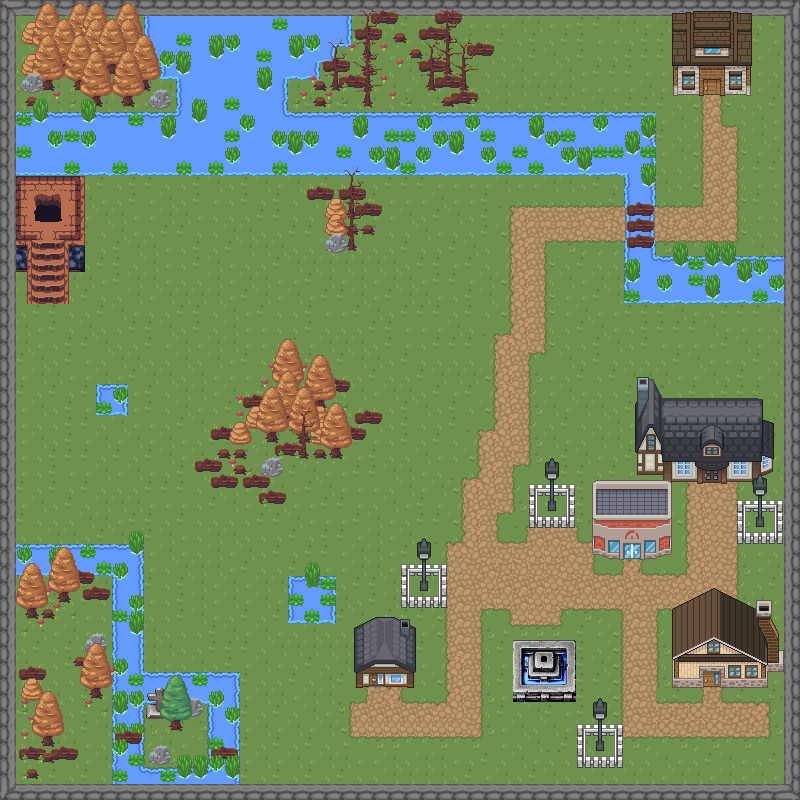

The image is a tile-based game level rendered from a .tmx file. Its description and source (layers, tilesets, objects; grid data summarised) follow:
An orthogonal 50x50 tile map with 16x16 px tiles, 15 tile layers (background, water, deco_ultra_back, walls, ...), 9 tilesets and 158 objects (107x object_collision, 26x border_collision, 17x water_collision, player, collision, ...).

<map version="1.10" tiledversion="1.10.0" orientation="orthogonal" renderorder="right-down" width="50" height="50" tilewidth="16" tileheight="16" infinite="0" nextlayerid="31" nextobjectid="221">
 <tileset firstgid="1" source="automne.tsx" />
 <tileset firstgid="541" source="classique.tsx" />
 <tileset firstgid="1261" source="maison1.tsx" />
 <tileset firstgid="2098" source="maison2.tsx" />
 <tileset firstgid="2912" source="maison3.tsx" />
 <tileset firstgid="3936" source="maison2bis.tsx" />
 <tileset firstgid="4750" source="maison2tris.tsx" />
 <tileset firstgid="5564" source="maison1bis.tsx" />
 <tileset firstgid="6401" source="dungeon.tsx" />
 <layer id="1" name="background" width="50" height="50">
  <data>[2500 cells, 2498 non-empty, 46 distinct tile ids]</data>
 </layer>
 <layer id="3" name="water" width="50" height="50">
  <data>[2500 cells, 373 non-empty, 32 distinct tile ids]</data>
 </layer>
 <layer id="30" name="deco_ultra_back" width="50" height="50">
  <data>[2500 cells, 9 non-empty, 5 distinct tile ids]</data>
 </layer>
 <layer id="2" name="walls" width="50" height="50">
  <data>[2500 cells, 216 non-empty, 29 distinct tile ids]</data>
 </layer>
 <layer id="4" name="pass" width="50" height="50">
  <data>[2500 cells, 348 non-empty, 72 distinct tile ids]</data>
 </layer>
 <layer id="25" name="Copie de Copie de Copie de Copie de decoration_back" width="50" height="50">
  <data>[2500 cells, 101 non-empty, 28 distinct tile ids]</data>
 </layer>
 <layer id="24" name="Copie de Copie de Copie de decoration_back" width="50" height="50">
  <data>[2500 cells, 87 non-empty, 25 distinct tile ids]</data>
 </layer>
 <layer id="21" name="Copie de Copie de decoration_back" width="50" height="50">
  <data>[2500 cells, 105 non-empty, 32 distinct tile ids]</data>
 </layer>
 <layer id="20" name="Copie de decoration_back" width="50" height="50">
  <data>[2500 cells, 146 non-empty, 37 distinct tile ids]</data>
 </layer>
 <layer id="19" name="decoration_back" width="50" height="50">
  <data>[2500 cells, 253 non-empty, 59 distinct tile ids]</data>
 </layer>
 <layer id="29" name="house_back" width="50" height="50">
  <data>[2500 cells, 117 non-empty, 117 distinct tile ids]</data>
 </layer>
 <layer id="28" name="house_front" width="50" height="50">
  <data>[2500 cells, 203 non-empty, 192 distinct tile ids]</data>
 </layer>
 <layer id="23" name="Copie de Copie de decoration_front" width="50" height="50">
  <data>[2500 cells, 19 non-empty, 17 distinct tile ids]</data>
 </layer>
 <layer id="22" name="Copie de decoration_front" width="50" height="50">
  <data>[2500 cells, 47 non-empty, 20 distinct tile ids]</data>
 </layer>
 <layer id="15" name="decoration_front" width="50" height="50">
  <data>[2500 cells, 156 non-empty, 44 distinct tile ids]</data>
 </layer>
 <objectgroup id="6" name="Objects" opacity="0.47">
  <object id="7" name="player" x="518" y="564">
   <point />
  </object>
  <object id="10" type="border_collision" x="0" y="-1" width="800" height="16" />
  <object id="11" type="border_collision" x="0" y="13" width="15" height="789" />
  <object id="13" type="border_collision" x="13" y="785" width="789" height="15" />
  <object id="14" type="border_collision" x="784" y="0" width="16" height="799" />
  <object id="17" type="water_collision" x="0" y="113.5" width="640" height="61" />
  <object id="19" type="water_collision" x="145" y="15" width="189" height="47" />
  <object id="20" type="collision" x="333" y="16" width="17" height="31" />
  <object id="21" type="water_collision" x="160.5" y="57" width="158" height="22.5" />
  <object id="22" type="water_collision" x="176" y="79.5" width="110.5" height="35.5" />
  <object id="23" type="water_collision" x="97" y="384" width="30.5" height="31.5" />
  <object id="24" type="water_collision" x="625" y="115.5" width="29.5" height="88" />
  <object id="29" type="water_collision" x="625" y="259" width="159" height="43.5" />
  <object id="30" type="water_collision" x="288.5" y="576" width="46" height="47" />
  <object id="32" type="water_collision" x="9.5" y="547.5" width="133" height="27" />
  <object id="35" type="water_collision" x="113.5" y="640.667" width="28.5" height="91.4997" />
  <object id="37" type="water_collision" x="139" y="674.5" width="99.5" height="28" />
  <object id="38" type="water_collision" x="208" y="760.25" width="30.5" height="26.75" />
  <object id="40" type="water_collision" x="142" y="768" width="67.5" height="20.5" />
  <object id="41" type="water_collision" x="625.583" y="248.083" width="29.5" height="54.1667" />
  <object id="42" type="water_collision" x="113.083" y="547.083" width="30.5" height="97.833" />
  <object id="43" type="water_collision" x="113.083" y="744.083" width="28.5" height="43.9997" />
  <object id="44" type="water_collision" x="209.25" y="695" width="30" height="53.5" />
  <object id="46" type="object_collision" x="148.875" y="752.25" width="22" height="14.25" />
  <object id="48" type="object_collision" x="146.25" y="703.909" width="24.75" height="14.5" />
  <object id="49" type="object_collision" x="85.1818" y="640.045" width="22" height="12.25" />
  <object id="51" type="object_collision" x="260.515" y="458.75" width="22" height="17.6667" />
  <object id="53" type="object_collision" x="307.489" y="188.886" width="26" height="10.4091" />
  <object id="55" type="object_collision" x="149.182" y="96.3864" width="22" height="13" />
  <object id="56" type="object_collision" x="21" y="80.75" width="22" height="13" />
  <object id="57" type="object_collision" x="18.75" y="666.75" width="26.75" height="12.75" />
  <object id="58" type="object_collision" x="50.875" y="746.875" width="26.75" height="11.75" />
  </objectgroup>
</map>
<!-- 126 of 158 objects omitted -->
